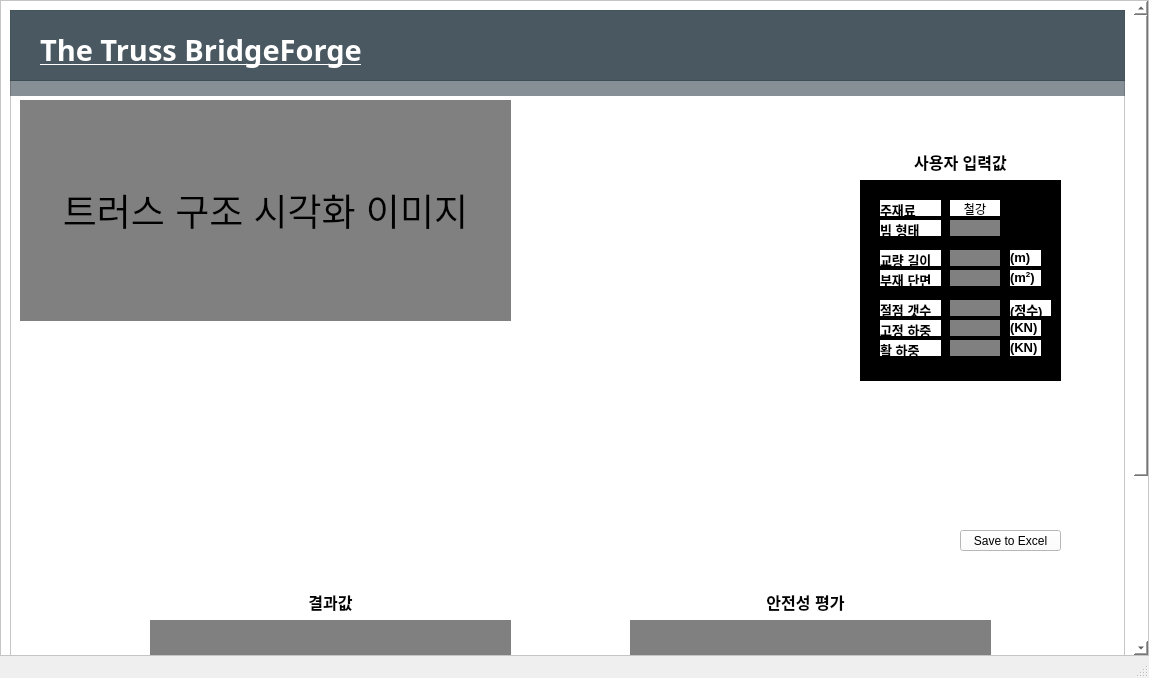
<?xml version="1.0" encoding="UTF-8"?>
<ui version="4.0">
 <class>MainWindow</class>
 <widget class="QMainWindow" name="MainWindow">
  <property name="geometry">
   <rect>
    <x>0</x>
    <y>0</y>
    <width>1149</width>
    <height>678</height>
   </rect>
  </property>
  <property name="maximumSize">
   <size>
    <width>1250</width>
    <height>16777215</height>
   </size>
  </property>
  <property name="windowTitle">
   <string>MainWindow</string>
  </property>
  <property name="styleSheet">
   <string notr="true">background-color: ;</string>
  </property>
  <widget class="QWidget" name="centralwidget">
   <property name="minimumSize">
    <size>
     <width>1000</width>
     <height>0</height>
    </size>
   </property>
   <layout class="QVBoxLayout" name="verticalLayout">
    <property name="spacing">
     <number>0</number>
    </property>
    <property name="leftMargin">
     <number>0</number>
    </property>
    <property name="topMargin">
     <number>0</number>
    </property>
    <property name="rightMargin">
     <number>0</number>
    </property>
    <property name="bottomMargin">
     <number>0</number>
    </property>
    <item>
     <widget class="QScrollArea" name="scrollArea">
      <property name="baseSize">
       <size>
        <width>0</width>
        <height>100</height>
       </size>
      </property>
      <property name="styleSheet">
       <string notr="true">background-color: white;</string>
      </property>
      <property name="widgetResizable">
       <bool>true</bool>
      </property>
      <widget class="QWidget" name="scrollAreaWidgetContents">
       <property name="geometry">
        <rect>
         <x>0</x>
         <y>-40</y>
         <width>1130</width>
         <height>888</height>
        </rect>
       </property>
       <layout class="QHBoxLayout" name="horizontalLayout">
        <item>
         <widget class="QFrame" name="frame">
          <property name="enabled">
           <bool>true</bool>
          </property>
          <property name="minimumSize">
           <size>
            <width>0</width>
            <height>870</height>
           </size>
          </property>
          <property name="styleSheet">
           <string notr="true">background-color: white;</string>
          </property>
          <property name="frameShape">
           <enum>QFrame::Shape::StyledPanel</enum>
          </property>
          <property name="frameShadow">
           <enum>QFrame::Shadow::Raised</enum>
          </property>
          <widget class="QLabel" name="label">
           <property name="geometry">
            <rect>
             <x>10</x>
             <y>90</y>
             <width>491</width>
             <height>221</height>
            </rect>
           </property>
           <property name="styleSheet">
            <string notr="true">background-color: grey
;</string>
           </property>
           <property name="text">
            <string>&lt;html&gt;&lt;head/&gt;&lt;body&gt;&lt;p align=&quot;center&quot;&gt;&lt;span style=&quot; font-size:28pt;&quot;&gt;트러스 구조 시각화 이미지&lt;/span&gt;&lt;/p&gt;&lt;/body&gt;&lt;/html&gt;</string>
           </property>
          </widget>
          <widget class="QLabel" name="label_20">
           <property name="geometry">
            <rect>
             <x>30</x>
             <y>20</y>
             <width>321</width>
             <height>41</height>
            </rect>
           </property>
           <property name="font">
            <font>
             <family>맑은 고딕</family>
             <pointsize>15</pointsize>
             <bold>true</bold>
             <strikeout>false</strikeout>
            </font>
           </property>
           <property name="styleSheet">
            <string notr="true">background-color: rgba(0,0,0,0);
</string>
           </property>
           <property name="text">
            <string>&lt;html&gt;&lt;head/&gt;&lt;body&gt;&lt;p&gt;&lt;span style=&quot; font-size:22pt; text-decoration: underline; color:#ffffff;&quot;&gt;The Truss BridgeForge&lt;/span&gt;&lt;/p&gt;&lt;/body&gt;&lt;/html&gt;</string>
           </property>
          </widget>
          <widget class="QLabel" name="label_19">
           <property name="geometry">
            <rect>
             <x>-10</x>
             <y>0</y>
             <width>1171</width>
             <height>71</height>
            </rect>
           </property>
           <property name="styleSheet">
            <string notr="true">background-color: rgba(54,69,79,0.9);
</string>
           </property>
           <property name="text">
            <string/>
           </property>
          </widget>
          <widget class="QLabel" name="label_11">
           <property name="geometry">
            <rect>
             <x>-10</x>
             <y>70</y>
             <width>1171</width>
             <height>16</height>
            </rect>
           </property>
           <property name="styleSheet">
            <string notr="true">background-color: rgba(54,69,79,0.6);
</string>
           </property>
           <property name="text">
            <string/>
           </property>
          </widget>
          <widget class="QLabel" name="label_2">
           <property name="geometry">
            <rect>
             <x>750</x>
             <y>580</y>
             <width>91</width>
             <height>21</height>
            </rect>
           </property>
           <property name="styleSheet">
            <string notr="true">background-color: rgba(0,0,0,0);
</string>
           </property>
           <property name="text">
            <string>&lt;html&gt;&lt;head/&gt;&lt;body&gt;&lt;p align=&quot;center&quot;&gt;&lt;span style=&quot; font-size:12pt; font-weight:700; color:#000000;&quot;&gt;안전성 평가&lt;/span&gt;&lt;/p&gt;&lt;/body&gt;&lt;/html&gt;</string>
           </property>
          </widget>
          <widget class="QLabel" name="label_3">
           <property name="geometry">
            <rect>
             <x>270</x>
             <y>580</y>
             <width>101</width>
             <height>21</height>
            </rect>
           </property>
           <property name="styleSheet">
            <string notr="true">background-color: rgba(0,0,0,0);
</string>
           </property>
           <property name="text">
            <string>&lt;html&gt;&lt;head/&gt;&lt;body&gt;&lt;p align=&quot;center&quot;&gt;&lt;span style=&quot; font-size:12pt; font-weight:700;&quot;&gt;결과값&lt;/span&gt;&lt;/p&gt;&lt;/body&gt;&lt;/html&gt;</string>
           </property>
          </widget>
          <widget class="QLabel" name="label_4">
           <property name="geometry">
            <rect>
             <x>870</x>
             <y>140</y>
             <width>161</width>
             <height>21</height>
            </rect>
           </property>
           <property name="text">
            <string>&lt;html&gt;&lt;head/&gt;&lt;body&gt;&lt;p align=&quot;center&quot;&gt;&lt;span style=&quot; font-size:12pt; font-weight:700;&quot;&gt;사용자 입력값&lt;/span&gt;&lt;/p&gt;&lt;/body&gt;&lt;/html&gt;</string>
           </property>
          </widget>
          <widget class="QPushButton" name="pushButton">
           <property name="geometry">
            <rect>
             <x>950</x>
             <y>520</y>
             <width>101</width>
             <height>21</height>
            </rect>
           </property>
           <property name="text">
            <string>Save to Excel</string>
           </property>
          </widget>
          <widget class="QLabel" name="label_9">
           <property name="geometry">
            <rect>
             <x>870</x>
             <y>190</y>
             <width>61</width>
             <height>16</height>
            </rect>
           </property>
           <property name="text">
            <string>&lt;html&gt;&lt;head/&gt;&lt;body&gt;&lt;p&gt;&lt;span style=&quot; font-size:10pt; font-weight:700; color:#000000;&quot;&gt;주재료&lt;/span&gt;&lt;/p&gt;&lt;/body&gt;&lt;/html&gt;</string>
           </property>
          </widget>
          <widget class="QLabel" name="label_5">
           <property name="geometry">
            <rect>
             <x>870</x>
             <y>210</y>
             <width>61</width>
             <height>16</height>
            </rect>
           </property>
           <property name="text">
            <string>&lt;html&gt;&lt;head/&gt;&lt;body&gt;&lt;p&gt;&lt;span style=&quot; font-size:10pt; font-weight:700; color:#000000;&quot;&gt;빔 형태&lt;/span&gt;&lt;/p&gt;&lt;/body&gt;&lt;/html&gt;</string>
           </property>
          </widget>
          <widget class="QLabel" name="label_6">
           <property name="geometry">
            <rect>
             <x>870</x>
             <y>240</y>
             <width>61</width>
             <height>16</height>
            </rect>
           </property>
           <property name="text">
            <string>&lt;html&gt;&lt;head/&gt;&lt;body&gt;&lt;p&gt;&lt;span style=&quot; font-size:10pt; font-weight:700; color:#000000;&quot;&gt;교량 길이&lt;/span&gt;&lt;/p&gt;&lt;/body&gt;&lt;/html&gt;</string>
           </property>
          </widget>
          <widget class="QLabel" name="label_7">
           <property name="geometry">
            <rect>
             <x>870</x>
             <y>260</y>
             <width>61</width>
             <height>16</height>
            </rect>
           </property>
           <property name="text">
            <string>&lt;html&gt;&lt;head/&gt;&lt;body&gt;&lt;p&gt;&lt;span style=&quot; font-size:10pt; font-weight:700; color:#000000;&quot;&gt;부재 단면&lt;/span&gt;&lt;/p&gt;&lt;/body&gt;&lt;/html&gt;</string>
           </property>
          </widget>
          <widget class="QLabel" name="label_8">
           <property name="geometry">
            <rect>
             <x>870</x>
             <y>290</y>
             <width>61</width>
             <height>16</height>
            </rect>
           </property>
           <property name="text">
            <string>&lt;html&gt;&lt;head/&gt;&lt;body&gt;&lt;p&gt;&lt;span style=&quot; font-size:10pt; font-weight:700; color:#000000;&quot;&gt;절점 갯수&lt;/span&gt;&lt;/p&gt;&lt;/body&gt;&lt;/html&gt;</string>
           </property>
          </widget>
          <widget class="QLabel" name="label_13">
           <property name="geometry">
            <rect>
             <x>870</x>
             <y>310</y>
             <width>61</width>
             <height>16</height>
            </rect>
           </property>
           <property name="text">
            <string>&lt;html&gt;&lt;head/&gt;&lt;body&gt;&lt;p&gt;&lt;span style=&quot; font-size:10pt; font-weight:700; color:#000000;&quot;&gt;고정 하중&lt;/span&gt;&lt;/p&gt;&lt;/body&gt;&lt;/html&gt;</string>
           </property>
          </widget>
          <widget class="QLabel" name="label_14">
           <property name="geometry">
            <rect>
             <x>870</x>
             <y>330</y>
             <width>61</width>
             <height>16</height>
            </rect>
           </property>
           <property name="text">
            <string>&lt;html&gt;&lt;head/&gt;&lt;body&gt;&lt;p&gt;&lt;span style=&quot; font-size:10pt; font-weight:700; color:#000000;&quot;&gt;활 하중&lt;/span&gt;&lt;/p&gt;&lt;/body&gt;&lt;/html&gt;</string>
           </property>
          </widget>
          <widget class="QLabel" name="label_15">
           <property name="geometry">
            <rect>
             <x>1000</x>
             <y>240</y>
             <width>31</width>
             <height>16</height>
            </rect>
           </property>
           <property name="text">
            <string>&lt;html&gt;&lt;head/&gt;&lt;body&gt;&lt;p&gt;&lt;span style=&quot; font-size:10pt; font-weight:700; color:#000000;&quot;&gt;(m)&lt;/span&gt;&lt;/p&gt;&lt;/body&gt;&lt;/html&gt;</string>
           </property>
          </widget>
          <widget class="QLabel" name="label_16">
           <property name="geometry">
            <rect>
             <x>1000</x>
             <y>260</y>
             <width>31</width>
             <height>16</height>
            </rect>
           </property>
           <property name="text">
            <string>&lt;html&gt;&lt;head/&gt;&lt;body&gt;&lt;p&gt;&lt;span style=&quot; font-size:10pt; font-weight:700; color:#000000;&quot;&gt;(m&lt;/span&gt;&lt;span style=&quot; font-size:10pt; font-weight:700; color:#000000; vertical-align:super;&quot;&gt;2&lt;/span&gt;&lt;span style=&quot; font-size:10pt; font-weight:700; color:#000000;&quot;&gt;)&lt;/span&gt;&lt;/p&gt;&lt;/body&gt;&lt;/html&gt;</string>
           </property>
          </widget>
          <widget class="QLabel" name="label_17">
           <property name="geometry">
            <rect>
             <x>1000</x>
             <y>290</y>
             <width>41</width>
             <height>16</height>
            </rect>
           </property>
           <property name="styleSheet">
            <string notr="true"/>
           </property>
           <property name="text">
            <string>&lt;html&gt;&lt;head/&gt;&lt;body&gt;&lt;p&gt;&lt;span style=&quot; font-size:10pt; font-weight:700; color:#000000;&quot;&gt;(정수)&lt;/span&gt;&lt;/p&gt;&lt;/body&gt;&lt;/html&gt;</string>
           </property>
          </widget>
          <widget class="QLabel" name="label_21">
           <property name="geometry">
            <rect>
             <x>1000</x>
             <y>330</y>
             <width>31</width>
             <height>16</height>
            </rect>
           </property>
           <property name="text">
            <string>&lt;html&gt;&lt;head/&gt;&lt;body&gt;&lt;p&gt;&lt;span style=&quot; font-size:10pt; font-weight:700; color:#000000;&quot;&gt;(KN)&lt;/span&gt;&lt;/p&gt;&lt;/body&gt;&lt;/html&gt;</string>
           </property>
          </widget>
          <widget class="QLabel" name="label_22">
           <property name="geometry">
            <rect>
             <x>1000</x>
             <y>310</y>
             <width>31</width>
             <height>16</height>
            </rect>
           </property>
           <property name="text">
            <string>&lt;html&gt;&lt;head/&gt;&lt;body&gt;&lt;p&gt;&lt;span style=&quot; font-size:10pt; font-weight:700; color:#000000;&quot;&gt;(KN)&lt;/span&gt;&lt;/p&gt;&lt;/body&gt;&lt;/html&gt;</string>
           </property>
          </widget>
          <widget class="QLabel" name="label_10">
           <property name="geometry">
            <rect>
             <x>940</x>
             <y>190</y>
             <width>50</width>
             <height>16</height>
            </rect>
           </property>
           <property name="text">
            <string>&lt;html&gt;&lt;head/&gt;&lt;body&gt;&lt;p align=&quot;center&quot;&gt;철강&lt;/p&gt;&lt;/body&gt;&lt;/html&gt;</string>
           </property>
          </widget>
          <widget class="QLabel" name="label_12">
           <property name="geometry">
            <rect>
             <x>940</x>
             <y>210</y>
             <width>50</width>
             <height>16</height>
            </rect>
           </property>
           <property name="styleSheet">
            <string notr="true">background-color: grey;</string>
           </property>
           <property name="text">
            <string/>
           </property>
          </widget>
          <widget class="QLabel" name="label_18">
           <property name="geometry">
            <rect>
             <x>940</x>
             <y>240</y>
             <width>50</width>
             <height>16</height>
            </rect>
           </property>
           <property name="styleSheet">
            <string notr="true">background-color: grey;</string>
           </property>
           <property name="text">
            <string/>
           </property>
          </widget>
          <widget class="QLabel" name="label_23">
           <property name="geometry">
            <rect>
             <x>940</x>
             <y>260</y>
             <width>50</width>
             <height>16</height>
            </rect>
           </property>
           <property name="styleSheet">
            <string notr="true">background-color: grey;</string>
           </property>
           <property name="text">
            <string/>
           </property>
          </widget>
          <widget class="QLabel" name="label_24">
           <property name="geometry">
            <rect>
             <x>940</x>
             <y>290</y>
             <width>50</width>
             <height>16</height>
            </rect>
           </property>
           <property name="styleSheet">
            <string notr="true">background-color: grey;</string>
           </property>
           <property name="text">
            <string/>
           </property>
          </widget>
          <widget class="QLabel" name="label_25">
           <property name="geometry">
            <rect>
             <x>940</x>
             <y>310</y>
             <width>50</width>
             <height>16</height>
            </rect>
           </property>
           <property name="styleSheet">
            <string notr="true">background-color: grey;</string>
           </property>
           <property name="text">
            <string/>
           </property>
          </widget>
          <widget class="QLabel" name="label_26">
           <property name="geometry">
            <rect>
             <x>940</x>
             <y>330</y>
             <width>50</width>
             <height>16</height>
            </rect>
           </property>
           <property name="styleSheet">
            <string notr="true">background-color: grey;</string>
           </property>
           <property name="text">
            <string/>
           </property>
          </widget>
          <widget class="QLabel" name="label_27">
           <property name="geometry">
            <rect>
             <x>140</x>
             <y>610</y>
             <width>361</width>
             <height>201</height>
            </rect>
           </property>
           <property name="styleSheet">
            <string notr="true">background-color: grey
;</string>
           </property>
           <property name="text">
            <string/>
           </property>
          </widget>
          <widget class="QLabel" name="label_28">
           <property name="geometry">
            <rect>
             <x>620</x>
             <y>610</y>
             <width>361</width>
             <height>201</height>
            </rect>
           </property>
           <property name="styleSheet">
            <string notr="true">background-color: grey
;</string>
           </property>
           <property name="text">
            <string/>
           </property>
          </widget>
          <widget class="QLabel" name="label_30">
           <property name="geometry">
            <rect>
             <x>0</x>
             <y>840</y>
             <width>1151</width>
             <height>51</height>
            </rect>
           </property>
           <property name="styleSheet">
            <string notr="true">background-color: rgba(54,69,79,0.6);
</string>
           </property>
           <property name="text">
            <string/>
           </property>
          </widget>
          <widget class="QLabel" name="label_31">
           <property name="geometry">
            <rect>
             <x>850</x>
             <y>170</y>
             <width>201</width>
             <height>201</height>
            </rect>
           </property>
           <property name="styleSheet">
            <string notr="true">background-color: charcoal
;</string>
           </property>
           <property name="text">
            <string>&lt;html&gt;&lt;head/&gt;&lt;body&gt;&lt;p align=&quot;center&quot;&gt;&lt;br/&gt;&lt;/p&gt;&lt;/body&gt;&lt;/html&gt;</string>
           </property>
          </widget>
          <widget class="QLabel" name="label_32">
           <property name="geometry">
            <rect>
             <x>0</x>
             <y>850</y>
             <width>1151</width>
             <height>16</height>
            </rect>
           </property>
           <property name="styleSheet">
            <string notr="true">background-color: rgba(54,69,79,0.6);
</string>
           </property>
           <property name="text">
            <string/>
           </property>
          </widget>
          <zorder>label_31</zorder>
          <zorder>label_19</zorder>
          <zorder>label</zorder>
          <zorder>label_20</zorder>
          <zorder>label_11</zorder>
          <zorder>label_4</zorder>
          <zorder>label_9</zorder>
          <zorder>label_5</zorder>
          <zorder>label_6</zorder>
          <zorder>label_7</zorder>
          <zorder>label_8</zorder>
          <zorder>label_13</zorder>
          <zorder>label_14</zorder>
          <zorder>label_15</zorder>
          <zorder>label_16</zorder>
          <zorder>label_17</zorder>
          <zorder>label_21</zorder>
          <zorder>label_22</zorder>
          <zorder>label_10</zorder>
          <zorder>label_12</zorder>
          <zorder>label_18</zorder>
          <zorder>label_23</zorder>
          <zorder>label_24</zorder>
          <zorder>label_25</zorder>
          <zorder>label_26</zorder>
          <zorder>label_30</zorder>
          <zorder>label_27</zorder>
          <zorder>label_28</zorder>
          <zorder>label_3</zorder>
          <zorder>label_2</zorder>
          <zorder>pushButton</zorder>
          <zorder>label_32</zorder>
         </widget>
        </item>
       </layout>
      </widget>
     </widget>
    </item>
   </layout>
  </widget>
  <widget class="QMenuBar" name="menubar">
   <property name="geometry">
    <rect>
     <x>0</x>
     <y>0</y>
     <width>1149</width>
     <height>22</height>
    </rect>
   </property>
  </widget>
  <widget class="QStatusBar" name="statusbar"/>
 </widget>
 <resources/>
 <connections/>
</ui>
